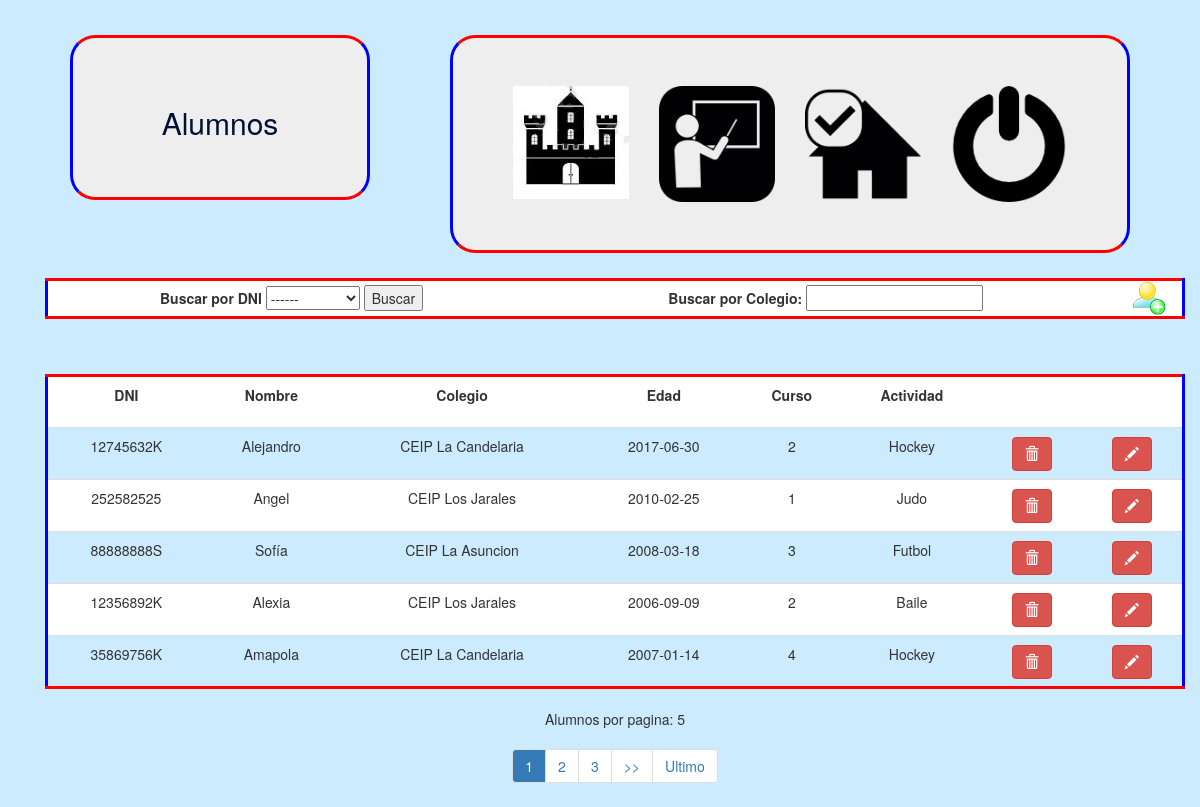
Screenshot of /Administracion/Alumno/index.php (signed in) with the database file from the repository.
### tables this page shows
CREATE TABLE IF NOT EXISTS `alumno` (
  `dni` varchar(9) NOT NULL,
  `nombre` varchar(50) NOT NULL,
  `idColegio` int(30) NOT NULL,
  `edad` date NOT NULL,
  `curso` int(2) NOT NULL,
  `idActividad` int(11) NOT NULL,
  PRIMARY KEY (`dni`),
  UNIQUE KEY `dni` (`dni`),
  KEY `idActividad` (`idActividad`),
  KEY `idColegio` (`idColegio`)
);

CREATE TABLE IF NOT EXISTS `colegio` (
  `idColegio` int(11) NOT NULL AUTO_INCREMENT,
  `Nombre` varchar(25) NOT NULL,
  `Direccion` varchar(30) NOT NULL,
  `Localidad` varchar(20) NOT NULL,
  PRIMARY KEY (`idColegio`),
  UNIQUE KEY `colegio` (`idColegio`)
);

CREATE TABLE IF NOT EXISTS `actividad` (
  `idActividad` int(11) NOT NULL AUTO_INCREMENT,
  `nomActiv` varchar(15) NOT NULL,
  PRIMARY KEY (`idActividad`),
  UNIQUE KEY `actividad` (`idActividad`)
);

### Administracion/Alumno/View/lista_tabla.php (the view, shortened to what this page needs)
<?php
try {
                $conexion = new PDO("mysql:host=mysql.hostinger.es;dbname=u368726118_gesti;charset=utf8", "u368726118_root", "gesti_root");
            } catch (PDOException $e) {
                echo "No se ha podido establecer conexión con el servidor de bases de datos.<br>";
                die("Error: " . $e->getMessage());
            }
$numFilaPorPag = 5;
$paginaactual = 1;
if (empty($_GET["page"]) || ($_GET["page"] == 1)) {
  $pagcomienzo = 0;
} else {
  $pagcomienzo = (($_GET["page"] - 1) * $numFilaPorPag);
  $paginaactual = $_GET["page"];
}
$listadoAlumnos = "SELECT a.dni, a.nombre, a.idColegio, a.edad, a.curso, a.idActividad, b.idActividad, b.nomActiv as actividad, c.idColegio, c.Nombre as nomColegio FROM alumno a, actividad b, colegio c
WHERE a.idActividad = b.idActividad and a.idColegio = c.idColegio";
if (empty($_POST["ordenapor"])) {
    $listadoAlumnos .= " ORDER BY nombre asc ";
} else if ($_POST["ordenapor"] == "actividad") {
    sleep(1);
    $ordena = "actividad";
    $listadoAlumnos .= " ORDER BY $ordena desc ";
} else if ($_POST["ordenapor"] == "nombre") {
    sleep(1);
    $ordena = "nombre";
    $listadoAlumnos .= " ORDER BY $ordena asc";
} else {
    sleep(1);
    $ordena = "curso";
    $listadoAlumnos .= " ORDER BY $ordena asc";
}
$paginacion = " LIMIT " . $pagcomienzo . "," . $numFilaPorPag;
$consulta = $conexion->query($listadoAlumnos . $paginacion);
if ($consulta->rowCount() > 0) {
    ?>
    <table id="tabladatos" class="table table-responsive">
        <tr data-tabla="alumno">
            <th name="dni">DNI</th>
            <th class="ordena" name="nombre">Nombre</th>
            <th name="colegio">Colegio</th>
            <th name="edad">Edad</th>
            <th class="ordena" name="curso">Curso</th>
            <th class="ordena" name="actividad">Actividad</th>
            <th> </th>
            <th></th>
        </tr>
        <?php
        while ($unAlumno = $consulta->fetchObject()) {
            ?>
            <tr id="dni_<?= $unAlumno->dni ?>" data-id="<?= $unAlumno->dni ?>" data-tabla="alumno">
                <td class="dni"><?= $unAlumno->dni ?></td>
                <td class="nombre"><?= $unAlumno->nombre ?></td>
                <td class="colegio" value="<?= $unAlumno->idColegio ?>"><?= $unAlumno->nomColegio ?></td>
                <td class="edad"><?= $unAlumno->edad ?></td>
                <td class="curso"><?= $unAlumno->curso ?></td>
                <td class="actividad" value="<?= $unAlumno->idActividad ?>"><?= $unAlumno->actividad ?></td>
                <td>
                    <a class="borrar btn btn-danger glyphicon glyphicon-trash" title="Eliminar"></a>
                </td>
                <td>
                    <a class="modificar btn btn-danger glyphicon glyphicon-pencil" title="Modificar"></a>
                </td>
            </tr>
            <?php
        }
        ?>
    </table>
    <?php
}
?>
<div class="text-center"> Alumnos por pagina: <?php echo $consulta->rowCount() ?></div>
<div class="text-center">
  <ul  class="pagination">
      <?php
    $consultaSinPaginacion = $conexion->query($listadoAlumnos);
    $numfilas = $consultaSinPaginacion->rowCount();
    $numpaginas = ceil($numfilas / $numFilaPorPag);
    if ($numpaginas <= 3) {
      for ($i = 1; $i <= $numpaginas; $i++) {
        ?>
        <li><a href="#" data-tabla="alumno" data-page="<?php echo $i ?>"
          <?php if ($i == $paginaactual) { ?>
                 style="background: #337ab7; color: white" <?php }
    ?>>
            <?php echo $i ?></a></li>
        <?php
      }
    } else if ($paginaactual < $numpaginas - 2) {
      if ($paginaactual > $numpaginas - $paginaactual) {
        ?>
        <li><a href="#" data-page="1" data-tabla="alumno"> 1 </a></li>
        <li><a href="#" data-page="<?php echo $paginaactual ?>" data-tabla="alumno"> ... </a></li>
        <?php
      }
      for ($i = 1; $i <= $paginaactual + 2; $i++) {
        ?>
        <li><a href="#" data-tabla="alumno" data-page="<?php echo $i ?>"
          <?php if ($i == $paginaactual) { ?>
                 style="background: #337ab7; color: white" <?php }
    ?>>
            <?php echo $i ?></a></li>
        <?php
      }
    } else if ($paginaactual <= $numpaginas && $paginaactual >= $numpaginas - 2) {
      if ($paginaactual > $numpaginas - $paginaactual) {
        ?>
        <li><a href="#" data-page="1" data-tabla="alumno"> 1 </a></li>
        <li><a href="#" data-page="<?php echo $paginaactual ?>" data-tabla="alumno"> ... </a></li>
        <?php
      }
      for ($i = $paginaactual - 1; $i <= $numpaginas; $i++) {
        ?>
        <li><a href="#" data-tabla="alumno" data-page="<?php echo $i ?>"
          <?php if ($i == $paginaactual) { ?>
                 style="background: #337ab7; color: white" <?php }
    ?>>
            <?php echo $i ?></a></li>
        <?php
      }
    }
    ?>
    <?php
    if ($paginaactual != $numpaginas) {
        ?>
      <li><a href="#" data-page="<?php echo ($paginaactual + 1) ?>" data-tabla="alumno"> >> </a></li>
      <li><a href="#" data-page="<?php echo $numpaginas ?>" data-tabla="alumno"> Ultimo </a></li>
      <?php
    }
    ?>
  </ul>
</div>

### rows the page displays
alumno: dni "12745632K", nombre "Alejandro", idColegio.Nombre "CEIP La Candelaria", edad "2017-06-30", curso "2", idActividad.nomActiv "Hockey"
alumno: dni "252582525", nombre "Angel", idColegio.Nombre "CEIP Los Jarales", edad "2010-02-25", curso "1", idActividad.nomActiv "Judo"
alumno: dni "88888888S", nombre "Sofía", idColegio.Nombre "CEIP La Asuncion", edad "2008-03-18", curso "3", idActividad.nomActiv "Futbol"
alumno: dni "12356892K", nombre "Alexia", idColegio.Nombre "CEIP Los Jarales", edad "2006-09-09", curso "2", idActividad.nomActiv "Baile"
alumno: dni "35869756K", nombre "Amapola", idColegio.Nombre "CEIP La Candelaria", edad "2007-01-14", curso "4", idActividad.nomActiv "Hockey"

### other values shown
$consulta->rowCount() "5"
